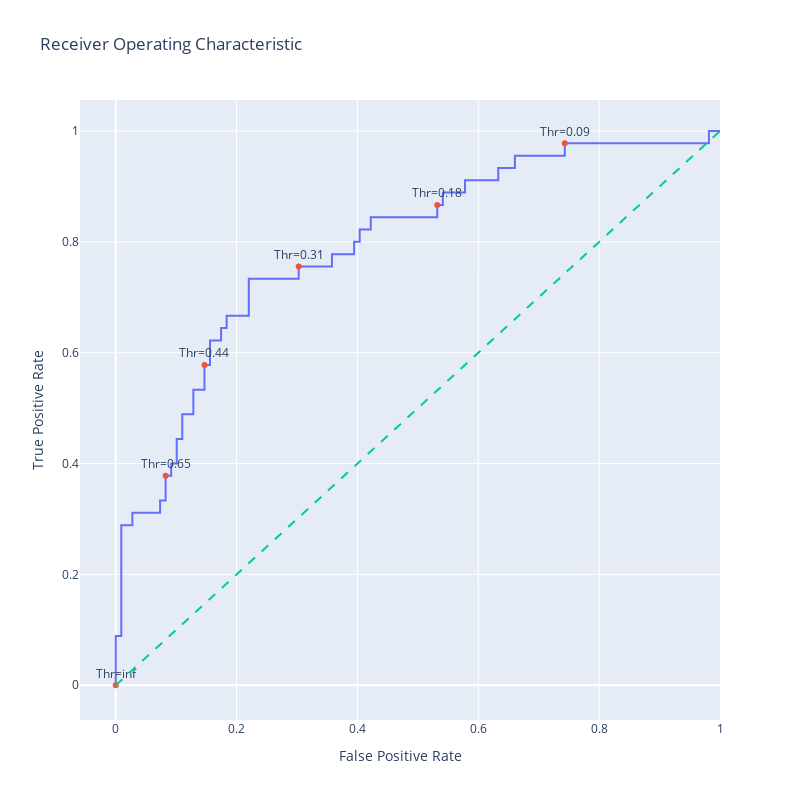

The notebook cell saved with this chart:
### Code cell
import plotly.graph_objects as go
import numpy as np


# Generate a trace for ROC curve
trace0 = go.Scatter(
    x=fpr,
    y=tpr,
    mode='lines',
    name='ROC curve'
)

# Only label every nth point to avoid cluttering
n = 10
indices = np.arange(len(thresholds)) % n == 0  # Choose indices where index mod n is 0

trace1 = go.Scatter(
    x=fpr[indices],
    y=tpr[indices],
    mode='markers+text',
    name='Threshold points',
    text=[f"Thr={thr:.2f}" for thr in thresholds[indices]],
    textposition='top center'
)


# Diagonal line
trace2 = go.Scatter(
    x=[0, 1],
    y=[0, 1],
    mode='lines',
    name='Random (Area = 0.5)',
    line=dict(dash='dash')
)

data = [trace0, trace1, trace2]

# Define layout with square aspect ratio
layout = go.Layout(
    title='Receiver Operating Characteristic',
    xaxis=dict(title='False Positive Rate'),
    yaxis=dict(title='True Positive Rate'),
    autosize=False,
    width=800,
    height=800,
    showlegend=False
)

# Define figure and add data
fig = go.Figure(data=data, layout=layout)

# Show figure
fig.show()

### Figure 1 — Plotly figure (JSON) as saved in the notebook; plotly's stock layout.template omitted (floating-point values rounded to 4 significant figures)
{"data": [{"mode": "lines", "name": "ROC curve", "type": "scatter", "x": [0, 0, 0, 0.009174, 0.009174, 0.02752, 0.02752, 0.07339, 0.07339, 0.08257, 0.08257, 0.09174, 0.09174, 0.1009, 0.1009, 0.1101, 0.1101, 0.1284, 0.1284, 0.1468, 0.1468, 0.156, 0.156, 0.1743, 0.1743, 0.1835, 0.1835, 0.2202, 0.2202, 0.3028, 0.3028, 0.3578, 0.3578, 0.3945, 0.3945, 0.4037, 0.4037, 0.422, 0.422, 0.5321, 0.5321, 0.5413, 0.5413, 0.578, 0.578, 0.633, 0.633, 0.6606, 0.6606, 0.7431, 0.7431, 0.9817, 0.9817, 1], "y": [0, 0.02222, 0.08889, 0.08889, 0.2889, 0.2889, 0.3111, 0.3111, 0.3333, 0.3333, 0.3778, 0.3778, 0.4, 0.4, 0.4444, 0.4444, 0.4889, 0.4889, 0.5333, 0.5333, 0.5778, 0.5778, 0.6222, 0.6222, 0.6444, 0.6444, 0.6667, 0.6667, 0.7333, 0.7333, 0.7556, 0.7556, 0.7778, 0.7778, 0.8, 0.8, 0.8222, 0.8222, 0.8444, 0.8444, 0.8667, 0.8667, 0.8889, 0.8889, 0.9111, 0.9111, 0.9333, 0.9333, 0.9556, 0.9556, 0.9778, 0.9778, 1, 1]}, {"mode": "markers+text", "name": "Threshold points", "text": ["Thr=inf", "Thr=0.65", "Thr=0.44", "Thr=0.31", "Thr=0.18", "Thr=0.09"], "textposition": "top center", "type": "scatter", "x": [0, 0.08257, 0.1468, 0.3028, 0.5321, 0.7431], "y": [0, 0.3778, 0.5778, 0.7556, 0.8667, 0.9778]}, {"line": {"dash": "dash"}, "mode": "lines", "name": "Random (Area = 0.5)", "type": "scatter", "x": [0, 1], "y": [0, 1]}], "layout": {"autosize": false, "height": 800, "showlegend": false, "title": {"text": "Receiver Operating Characteristic"}, "width": 800, "xaxis": {"title": {"text": "False Positive Rate"}}, "yaxis": {"title": {"text": "True Positive Rate"}}}}
